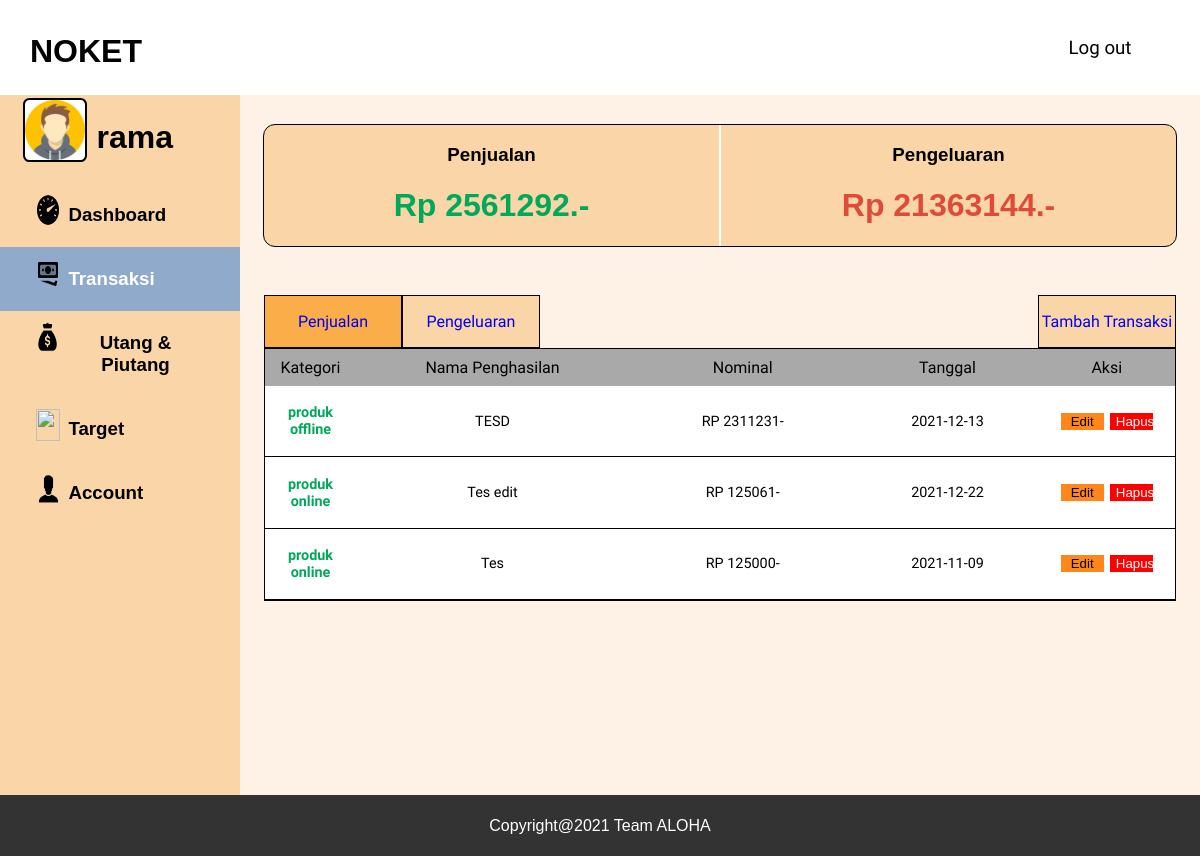
The app's page /penjualan.php (signed in) with its own data.
### tables this page shows
CREATE TABLE `pengguna` (
  `id` int(255) NOT NULL,
  `username` varchar(255) NOT NULL,
  `password` varchar(255) NOT NULL,
  `email` varchar(255) NOT NULL,
  `nohp` int(255) NOT NULL
);

CREATE TABLE `catatankeuangan` (
  `id` int(255) NOT NULL,
  `jumlah` int(255) NOT NULL,
  `tanggal` date NOT NULL,
  `keterangan` varchar(255) NOT NULL,
  `id_pengguna` int(255) NOT NULL,
  `id_subkategori` int(255) NOT NULL
);

CREATE TABLE `subkategori` (
  `id` int(255) NOT NULL,
  `nama` varchar(255) NOT NULL,
  `id_kategori` int(255) NOT NULL
);

### penjualan.php (the view, shortened to what this page needs)
<?php
    include 'php/koneksi.php';
    $sql = "SELECT * FROM pengguna WHERE username = '$_SESSION[username]'" ;
    $result = mysqli_query($conn, $sql);
    $row = mysqli_fetch_assoc($result);
    $sql2 = "SELECT ck.id AS id, sk.nama, ck.keterangan , ck.jumlah, ck.tanggal FROM catatankeuangan ck INNER JOIN subkategori sk ON ck.id_subkategori = sk.id INNER JOIN kategoricatatan kc ON sk.id_kategori = kc.id WHERE ck.id_pengguna = '$_SESSION[id]' AND sk.id_kategori = 1;" ;
    $result2 = mysqli_query($conn, $sql2);
    $sql3 = "SELECT SUM(ck.jumlah) AS jumlah FROM catatankeuangan ck INNER JOIN subkategori sk ON ck.id_subkategori = sk.id WHERE sk.id_kategori = 1;";
    $result3 = mysqli_query($conn, $sql3);
    $row3 = mysqli_fetch_assoc($result3);
    $sql4 = "SELECT SUM(ck.jumlah) AS jumlah FROM catatankeuangan ck INNER JOIN subkategori sk ON ck.id_subkategori = sk.id WHERE sk.id_kategori = 2;";
    $result4 = mysqli_query($conn, $sql4);
    $row4 = mysqli_fetch_assoc($result4);
?>
<html>
    <head>
        <link rel="stylesheet" href="css/penjualan.css">
    </head>
    <body>
    <div id="page">
        <div class = "navbar">
            <div class="navbarLogo">
                <h1>NOKET<h1>
            </div>
                <nav>
                        <ul class="navbarMenu">
                            <li><h3><a href="php/logout.php">Log out</a></h3></li>
                        </ul>
                </nav>
        </div>
        <div id="isi-page">
            <div id="sidebar">
                <div class="sidebar-item-profile">
                    <div id="sidebar-image-container">
                        <img src="foto/avatar-icon.png" alt="#" id="sidebar-image-profile">
                        <h1><?php echo $row['username'];?></h1>
                    </div>
                </div>
                <a href="mainPage.php" class="sidebar-item-container">
                    <div class="sidebar-item">
                        <div id="sidebar-item-icon">
                            <img src="foto/icons8-dashboard-100.png" alt="" id="sidebar-image">
                        </div>
                        <div class="sidebar-item-text">
                            <h3>Dashboard</h3>
                        </div>
                    </div>
                </a>
                <a href="#" class="sidebar-item-container collapsible  selected">
                    <div class="sidebar-item">
                        <div id="sidebar-item-icon">
                            <img src="foto/icons8-money-96.png" alt="" id="sidebar-image">
                        </div>
                        <div class="sidebar-item-text">
                            <h3>Transaksi</h3>
                        </div>
                    </div>
                </a>
                <a href="#" class="sidebar-item-container collapsible">
                    <div class="sidebar-item">
                        <div id="sidebar-item-icon">
                            <img src="foto/icons8-money-bag-90.png" alt="" id="sidebar-image">
                        </div>
                        <div class="sidebar-item-text">
                            <h3>Utang & Piutang</h3>
                        </div>
                    </div>
                </a>
                <a href="#" class="sidebar-item-container">
                    <div class="sidebar-item">
                        <div id="sidebar-item-icon">
                            <img src="foto/icons8-goal-100.png" alt="" id="sidebar-image">
                        </div>
                        <div class="sidebar-item-text">
                            <h3>Target</h3>
                        </div>
                    </div>
            </a>
                <a href="#" class="sidebar-item-container collapsible">
                    <div class="sidebar-item">
                        <div id="sidebar-item-icon">
                            <img src="foto/icons8-account-100.png" alt="" id="sidebar-image">
                        </div>
                        <div class="sidebar-item-text">
                            <h3>Account</h3>
                        </div>
                    </div>
                </a>
            </div>
            <div id="content-card">
            <div id="info-header">
                    <div id="info-header-kiri">
                        <div class="info-header-judul">
                            <h3>Penjualan</h3>
                        </div>
                        <div class="info-header-isi">
                            <h1 style="color: 00A85A;">Rp <?php echo $row3['jumlah'] ;?>.-</h1>
                        </div>
                    </div>
                    <div id="info-header-kanan">
                        <div class="info-header-judul">
                            <h3>Pengeluaran</h3>
                        </div>
                        <div class="info-header-isi">
                            <h1 style="color: DE4B39;">Rp <?php echo $row4['jumlah'] ;?>.-</h1>
                        </div>
                    </div>
                </div>
                <div id="table-atas">
                    <a href="penjualan.php"  id="table-atas-penjualan">
                        <p>Penjualan</p>
                    </a>
                    <a href="pengeluaran.php" id="table-atas-pengeluaran">
                        <p>Pengeluaran</p>
                    </a>
                    <div id="table-atas-jarak">
                    </div>
                    <a href="tambah-transaksi.php" id="table-atas-tambah">
                        <p>Tambah Transaksi</p>
                    </a>
                </div>
                <div id="table-wrapper">
                    <div id="table-scroll">
                        <table id="myTable" cellspacing="0">
                            <thead>
                                <tr>
                                    <th style="width: 10%;">
                                        <p>
                                            Kategori
                                        </p>
                                    </th>
                                    <th style="width: 30%;">
                                        <p>
                                            Nama Penghasilan
                                        </p>
                                    </th>
                                    <th style="width: 25%;" onclick="sortTable(0)">
                                        <p>
                                            Nominal
                                        </p>
                                    </th>
                                    <th style="width: 20%;" onclick="sortTable(1)">
                                        <p>
                                            Tanggal
                                        </p>
                                    </th>
                                    <th style="width: 20%;">
                                        <p>
                                            Aksi
                                        </p>
                                    </th>
                                </tr>
                            </thead>
                            <tbody>
                            <?php
                                while($row2 = mysqli_fetch_assoc($result2)) {
                                    echo "<tr>
                                        <td><p id='table-kategori-pengeluaran' style='font-weight:bold;'>".$row2['nama']."</p></td>
                                        <td><p>".$row2['keterangan']."</p></td>
                                        <td><p>RP ".$row2['jumlah']."-</p></td>
                                        <td><p>".$row2['tanggal']."</p></td>
                                        <td>
                                        <a href='edit-transaksi-penjualan.php?id=".$row2['id']."'><button id='tombol-aksi-edit' name='bEdit'>Edit</button></a>
                                        <a href='php/hapus-transaksi.php?id=".$row2['id']."'><button id='tombol-aksi-hapus' name='bHapus'>Hapus</button></a>
                                        </td>
                                    </tr>";
                                }
                                ?>
                            </tbody>
                        </table>
                    </div>
                </div>
            </div>
        </div>
        <div id="footer">
            <h4>Copyright@2021 Team ALOHA </h4>
        </div>
    </div>
    </body>
</html>

### css/penjualan.css (style rules this page uses)
body,head { margin: 0; padding: 0; }
h1,h2,h3,h4 { font-family: 'Work-Sans',sans-serif; }
h3 a { font-weight: lighter; }
p,a { font-family: 'Work Sans', sans-serif; }
#isi-page { width: 100%; height: auto; display: flex; flex-wrap: nowrap; }
.navbar { width: 100%; }
.navbarLogo { color: black; float: left; text-align: left; margin-top: 1%; margin-left: 30px; }
ol,ul { list-style: none; }
.navbarMenu { font-family: "Work Sans"; float: right; background-color: #FFF; text-align: center; justify-content: center; display: flex; position: relative; }
.navbarMenu li { display:block; width:200px; float:right; margin-left:10px; font-weight: bolder; }
.navbarMenu a { display:block; padding:1%; text-decoration:none; background-color:#fff; color:black; }
#sidebar { width: 20%; min-height: 87.5vh; background-color: F9D5A7; }
.sidebar-item-profile { width: 90%; height: auto; display: flex; margin: auto; text-align: center; padding: 1%; margin-bottom: 1%; border-bottom: px solid black; }
.sidebar-item-container { width: 100%; height: auto; display: block; text-decoration: none; color: black; border: none; }
.sidebar-item { width: 70%; height: auto; display: flex; margin: auto; text-align: center; padding: 1%; }
#sidebar-item-icon { width: 2vw; height: 4vh; display: flex; margin-right: 5%; margin-top: 4%; }
#sidebar-image-profile { width: 10vh; height: 5vw; margin-right: 15%; border: solid 2px black; border-radius: 10%; background-color: white; }
#sidebar-image { width: 100%; height: 100%; margin-top: 10%; }
#sidebar-image-container { width: 30%; height: 20%; display: flex; margin: auto; margin-right: 65%; }
.selected { background-color: #90AACB; color: white; }
#content-card { width: 80%; height: auto; background-color: FEF1E6; }
#info-header { width: 95%; height: auto; margin: auto; margin-top: 3%; border: black solid 1px; border-radius: 1vw; display: flex; background-color: F9D5A7; }
#info-header-kiri { width: 50%; height: auto; text-align: center; border-right: white 1px solid; }
#info-header-kanan { width: 50%; height: auto; text-align: center; border-left: white 1px solid; }
#table-atas { width: 95%; height: auto; display: flex; margin: auto; margin-top: 5%; }
#table-atas-pengeluaran { width: 15%; height: auto; text-align: center; text-decoration: none; background-color: #F9D5A7; border:1px black solid; }
#table-atas-penjualan { width: 15%; height: auto; text-align: center; text-decoration: none; background-color: rgb(250, 173, 73); border:1px black solid; }
#table-atas-jarak { width: 55%; }
#table-atas-tambah { width: 15%; height: auto; text-align: center; text-decoration: none; background-color: F9D5A7; border:1px black solid; }
#table-wrapper { width: 95%; ; margin: auto; }
#table-scroll { overflow:auto; width: 100%; max-height: 60%; }
#myTable { width: 100%; border: 1px solid black; }
#myTable th { background-color: A9A9A9; text-align: center; vertical-align: middle; padding: 1%; }
#myTable th p { font-weight: 500; }
#myTable td { text-align: center; padding: 2%; background-color: white; border-bottom: 1px solid black; border-collapse: collapse; }
#myTable td p { font-weight: lighter; font-size: 0.9em; }
#table-kategori-pengeluaran { color: 00A85A; }
#tombol-aksi-edit { margin: auto; width: 45%; height: auto; background-color: FF861A; border: 1px solid white; }
#tombol-aksi-hapus { width: 45%; height: auto; background-color: FF0000; color: white; border: 1px solid white; }
#footer { width: 100%; height: auto; background: #333; color: #fff; position: absolute; margin: auto; text-align: center; font-family: Work-Sans; }
#footer h4 { font-weight: lighter; }

### records on screen
pengguna: username "rama"
catatankeuangan: id_subkategori.nama "produk offline", keterangan "TESD", jumlah "2311231", tanggal "2021-12-13"
catatankeuangan: id_subkategori.nama "produk online", keterangan "Tes edit", jumlah "125061", tanggal "2021-12-22"
catatankeuangan: id_subkategori.nama "produk online", keterangan "Tes", jumlah "125000", tanggal "2021-11-09"

### other values on screen
$row3['jumlah'] "2561292"
$row4['jumlah'] "21363144"
